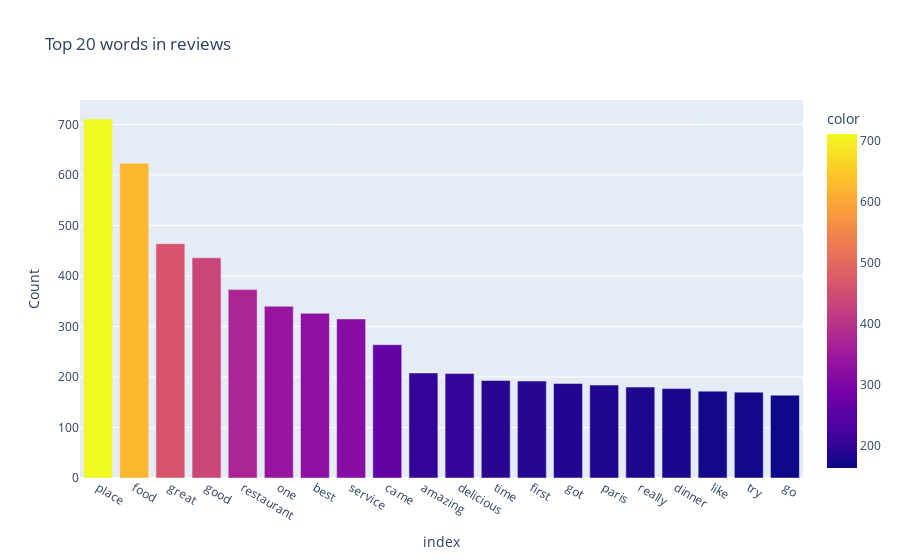

This figure's notebook cell:
### Code cell
from sklearn.feature_extraction.text import CountVectorizer
from nltk.corpus import stopwords
from nltk.stem import PorterStemmer
import string

count_vectorizer = CountVectorizer(
    preprocessor=lambda x: PorterStemmer().stem(x)
    if x not in string.punctuation
    else None,
    stop_words=stopwords.words("english"),
    ngram_range=(1, 3),
    max_df=0.9,
    min_df=2,
)
X_count = count_vectorizer.fit_transform(corpus)

words_count = pd.Series(
    X_count.sum(axis=0).tolist()[0],
    index=count_vectorizer.get_feature_names(),
)

top_20_count = words_count.sort_values(ascending=False).head(20)

fig = px.bar(
    top_20_count,
    x=top_20_count.index,
    y=top_20_count.values,
    labels={"x": "Word", "y": "Count"},
    title="Top 20 words in reviews",
    color=top_20_count.values,
)
fig.show()


from sklearn.linear_model import LinearRegression


reg = LinearRegression().fit(X_count, y)
coefs = pd.Series(reg.coef_, index=count_vectorizer.get_feature_names())

top_20_coefs = coefs.nlargest(10).append(coefs.nsmallest(10)).sort_values()

fig = px.bar(
    top_20_coefs,
    x=top_20_coefs.index,
    y=top_20_coefs.values,
    labels={"x": "Word", "y": "Count"},
    title="Top 20 words in reviews",
    color=top_20_coefs.values,
)
fig.show()

### Figure 1 — Plotly figure (JSON) as saved in the notebook; plotly's stock layout.template omitted (floating-point values rounded to 4 significant figures)
{"data": [{"alignmentgroup": "True", "hovertemplate": "index=%{x}<br>Count=%{y}<br>color=%{marker.color}<extra></extra>", "legendgroup": "", "marker": {"color": [711, 623, 464, 436, 373, 340, 326, 315, 264, 208, 207, 193, 192, 187, 184, 180, 177, 172, 170, 164], "coloraxis": "coloraxis", "pattern": {"shape": ""}}, "name": "", "offsetgroup": "", "orientation": "v", "showlegend": false, "textposition": "auto", "type": "bar", "x": ["place", "food", "great", "good", "restaurant", "one", "best", "service", "came", "amazing", "delicious", "time", "first", "got", "paris", "really", "dinner", "like", "try", "go"], "xaxis": "x", "y": [711, 623, 464, 436, 373, 340, 326, 315, 264, 208, 207, 193, 192, 187, 184, 180, 177, 172, 170, 164], "yaxis": "y"}], "layout": {"barmode": "relative", "coloraxis": {"colorbar": {"title": {"text": "color"}}, "colorscale": [[0, "#0d0887"], [0.1111, "#46039f"], [0.2222, "#7201a8"], [0.3333, "#9c179e"], [0.4444, "#bd3786"], [0.5556, "#d8576b"], [0.6667, "#ed7953"], [0.7778, "#fb9f3a"], [0.8889, "#fdca26"], [1, "#f0f921"]]}, "legend": {"tracegroupgap": 0}, "title": {"text": "Top 20 words in reviews"}, "xaxis": {"anchor": "y", "domain": [0, 1], "title": {"text": "index"}}, "yaxis": {"anchor": "x", "domain": [0, 1], "title": {"text": "Count"}}}}
